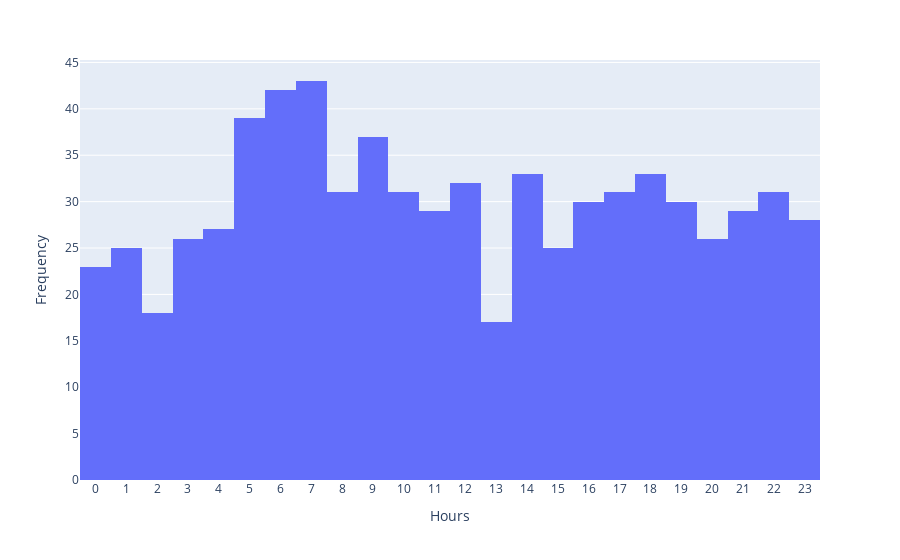

Here is the notebook cell this chart was saved with:
### Markdown cell above
#### **Number of Accidents per hour**

### Code cell
# Create the histogram
accidents_hour = px.histogram(homicidios, x="Hh")

# Set the range of values on the X-axis from 0 to 24 and show every hour
accidents_hour.update_xaxes(
    title_text="Hours",
    tickmode='linear',  # Ensures the ticks are placed linearly
    dtick=1,  # Sets the interval of the tick marks
    range=[-0.5, 23.5]  # Sets the range to show a little before 0 and after 24 for better visibility
)

accidents_hour.update_yaxes(
    title_text="Frequency"  
)

# Show the histogram
accidents_hour.show()

### Figure 1 — Plotly figure (JSON) as saved in the notebook; plotly's stock layout.template omitted (floating-point values rounded to 4 significant figures; data arrays with more than 128 entries replaced by an {"elided": "..."} marker saying what was removed)
{"data": [{"alignmentgroup": "True", "bingroup": "x", "hovertemplate": "Hh=%{x}<br>count=%{y}<extra></extra>", "legendgroup": "", "marker": {"color": "#636efa", "pattern": {"shape": ""}}, "name": "", "offsetgroup": "", "orientation": "v", "showlegend": false, "type": "histogram", "x": {"elided": "717 int values"}, "xaxis": "x", "yaxis": "y"}], "layout": {"barmode": "relative", "legend": {"tracegroupgap": 0}, "margin": {"t": 60}, "xaxis": {"anchor": "y", "domain": [0, 1], "dtick": 1, "range": [-0.5, 23.5], "tickmode": "linear", "title": {"text": "Hours"}}, "yaxis": {"anchor": "x", "domain": [0, 1], "title": {"text": "Frequency"}}}}
